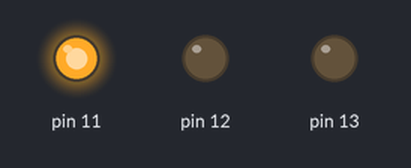
The sketch below on a simulated Arduino Uno, built with avr-gcc and run on an emulated ATmega328P. On the bench: output pins drawn as LEDs (lit = HIGH).

Above: at 0.1 s.
At 0.45 s:
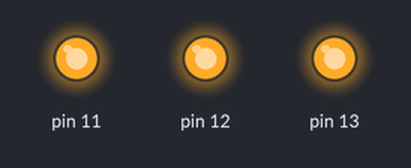
At 0.85 s:
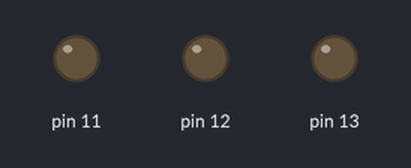
At 2.1 s:
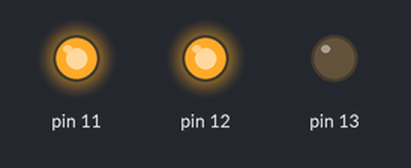
Timing chart, 0 to 3.0 s (numbered marks = the images above):
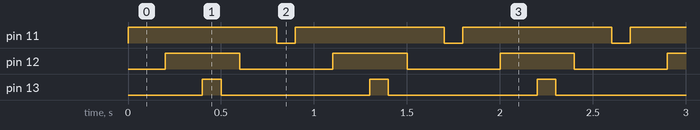

Measured:
- by itself, pin 11: alternates HIGH for 0.80 s and LOW for 0.10 s
- by itself, pin 12: alternates HIGH for 0.40 s and LOW for 0.50 s
- by itself, pin 13: alternates HIGH for 0.10 s and LOW for 0.80 s

The sketch:

LEDs.ino
```cpp
void setup() {
  // put your setup code here, to run once:

}

void loop() {
  // put your main code here, to run repeatedly:
  pinMode(11, OUTPUT);
  digitalWrite(11, HIGH);
  delay(200);

  pinMode(12, OUTPUT);
  digitalWrite(12, HIGH);
  delay(200);

  pinMode(13, OUTPUT);
  digitalWrite(13, HIGH);
  delay(100);

  pinMode(13, OUTPUT);
  digitalWrite(13, LOW);
  delay(100);

  pinMode(12, OUTPUT);
  digitalWrite(12, LOW);
  delay(200);

  pinMode(11, OUTPUT);
  digitalWrite(11, LOW);
  delay(100);
}
```
